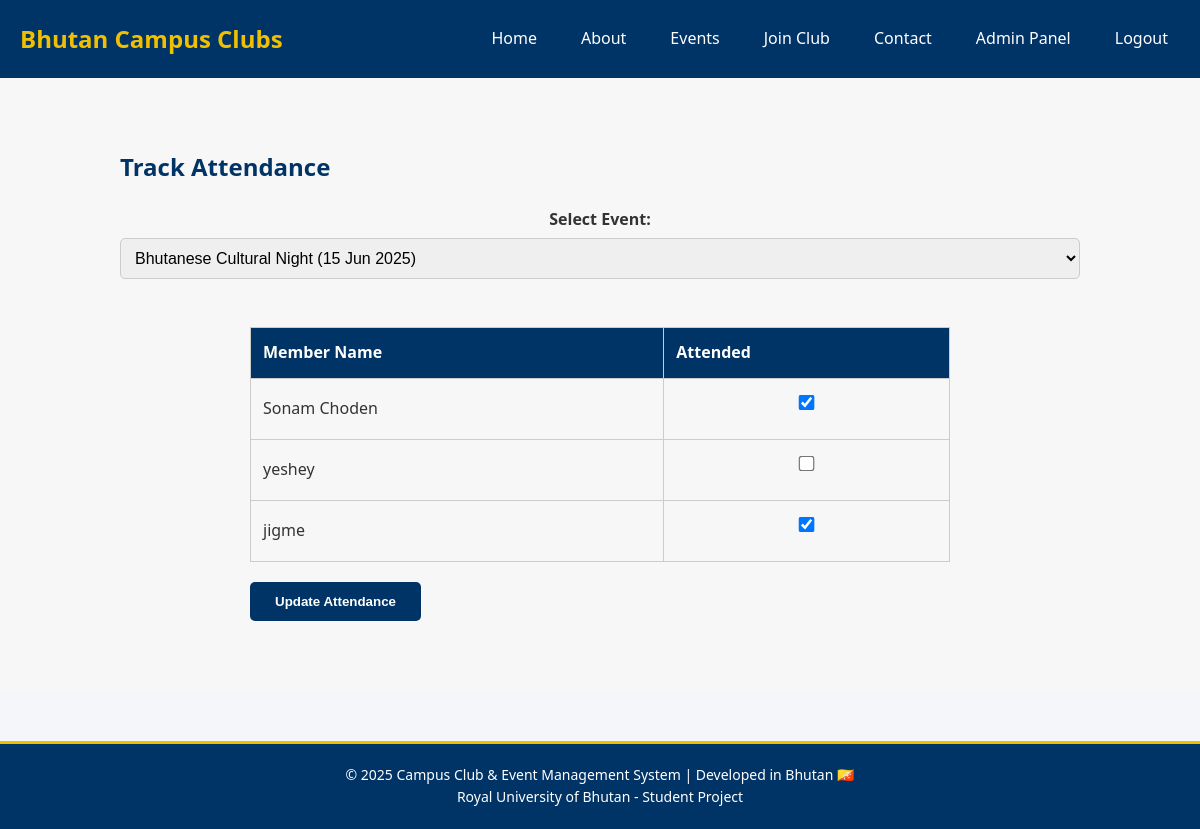
The page /CAMPUS_CLUB_BHUTAN/admin/track_attendance.php?event_id=1 (signed in) on the database its author committed.
### tables this page shows
CREATE TABLE `attendance` (
  `id` int NOT NULL AUTO_INCREMENT,
  `user_id` int DEFAULT NULL,
  `event_id` int DEFAULT NULL,
  `attended` tinyint(1) DEFAULT '0',
  `attendance_date` datetime DEFAULT NULL,
  PRIMARY KEY (`id`),
  UNIQUE KEY `user_id` (`user_id`,`event_id`),
  KEY `event_id` (`event_id`),
  CONSTRAINT `attendance_ibfk_1` FOREIGN KEY (`user_id`) REFERENCES `users` (`id`) ON DELETE CASCADE,
  CONSTRAINT `attendance_ibfk_2` FOREIGN KEY (`event_id`) REFERENCES `events` (`id`) ON DELETE CASCADE
);

CREATE TABLE `users` (
  `id` int NOT NULL AUTO_INCREMENT,
  `full_name` varchar(100) NOT NULL,
  `email` varchar(100) NOT NULL,
  `password` varchar(255) NOT NULL,
  `role` enum('admin','member') NOT NULL DEFAULT 'member',
  `registration_date` datetime DEFAULT CURRENT_TIMESTAMP,
  PRIMARY KEY (`id`),
  UNIQUE KEY `email` (`email`)
);

### campus_club_bhutan/admin/track_attendance.php (the view, shortened to what this page needs)
<?php
require_once '../includes/db_connect.php';
include '../includes/header.php';
try {
    $events = $pdo->query("SELECT * FROM events ORDER BY event_date DESC")->fetchAll();
} catch (PDOException $e) {
    error_log("Event fetch failed: " . $e->getMessage());
    $events = [];
}
$selected_event_id = $_GET['event_id'] ?? null;
$attendees = [];
if ($selected_event_id) {
    $stmt = $pdo->prepare("
        SELECT u.id AS user_id, u.full_name, a.attended
        FROM attendance a
        JOIN users u ON a.user_id = u.id
        WHERE a.event_id = ?
    ");
    $stmt->execute([$selected_event_id]);
    $attendees = $stmt->fetchAll();
}
?>
<section class="attendance-section">
    <div class="container">
        <h1>Track Attendance</h1>
        <form method="GET" action="track_attendance.php" class="event-selector">
            <label for="event_id">Select Event:</label>
            <select name="event_id" id="event_id" onchange="this.form.submit()">
                <?php foreach ($events as $event): ?>
                    <option value="<?php echo $event['id']; ?>" <?php if ($selected_event_id == $event['id']) echo 'selected'; ?>>
                        <?php echo htmlspecialchars($event['title']); ?> (<?php echo date('d M Y', strtotime($event['event_date'])); ?>)
                    </option>
                <?php endforeach; ?>
            </select>
        </form>
        <?php if ($selected_event_id && $attendees): ?>
            <form method="POST" class="attendance-form">
                <table class="attendance-table">
                    <thead>
                        <tr>
                            <th>Member Name</th>
                            <th>Attended</th>
                        </tr>
                    </thead>
                    <tbody>
                        <?php foreach ($attendees as $attendee): ?>
                            <tr>
                                <td><?php echo htmlspecialchars($attendee['full_name']); ?></td>
                                <td>
                                    <input type="checkbox" name="attendance[<?php echo $attendee['user_id']; ?>]" <?php if ($attendee['attended']) echo 'checked'; ?>>
                                </td>
                            </tr>
                        <?php endforeach; ?>
                    </tbody>
                </table>
                <button type="submit">Update Attendance</button>
            </form>
        <?php elseif ($selected_event_id): ?>
            <p>No registered members found for this event.</p>
        <?php endif; ?>
    </div>
</section>
<?php include '../includes/footer.php'; ?>

### css/style.css (style rules this page uses)
.attendance-section { padding: 50px 20px; background: #f7f7f7; }
.event-selector { text-align: center; margin-bottom: 30px; }
.event-selector select { padding: 10px; font-size: 16px; }
.attendance-form { max-width: 700px; margin: 0 auto; }
.attendance-table { width: 100%; border-collapse: collapse; margin-bottom: 20px; }
.attendance-table th, .attendance-table td { border: 1px solid #ccc; padding: 12px; text-align: left; }
.attendance-table th { background-color: #003366; color: white; }
.attendance-form button { background: #003366; color: white; padding: 12px 25px; border: none; font-weight: bold; border-radius: 5px; cursor: pointer; }
* { margin: 0; padding: 0; box-sizing: border-box; }
body { font-family: 'Segoe UI', Tahoma, Geneva, Verdana, sans-serif; line-height: 1.6; background-color: #f4f6f9; color: #333; }
.container { max-width: 1000px; margin: 0 auto; padding: 20px; }
section h1, section h2 { color: #003366; margin-bottom: 20px; }
form label { display: block; margin-bottom: 6px; font-weight: 600; }
form input, form select, form textarea { width: 100%; padding: 10px; margin-bottom: 18px; border: 1px solid #ccc; border-radius: 5px; font-size: 14px; }
form button { background-color: #003366; color: white; padding: 12px 25px; border: none; border-radius: 5px; font-weight: bold; cursor: pointer; }
table { width: 100%; border-collapse: collapse; margin-top: 30px; }
table, th, td { border: 1px solid #ccc; }
th, td { padding: 12px; text-align: left; }
th { background-color: #003366; color: white; }
td input[type="checkbox"] { transform: scale(1.2); }

### rows shown on the page
attendance: user.full_name "Sonam Choden", attended "☑"
attendance: user.full_name "yeshey"
attendance: user.full_name "jigme", attended "☑"

### other values the page prints
form field event_id "Bhutanese Cultural Night (15 Jun 2025)"
